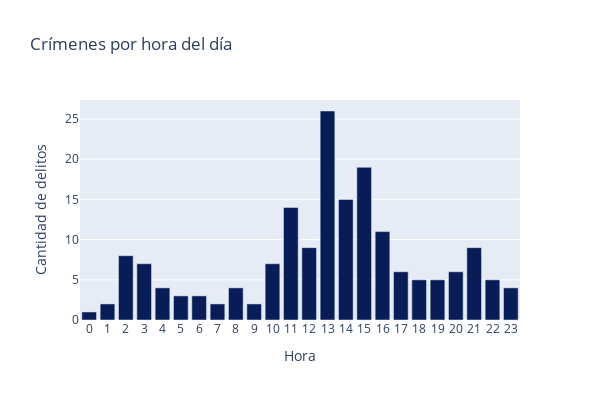

Here is the notebook cell this chart was saved with:
### Markdown cell above
From the below plot, we can analyze what are the crimes frequency per hour of the day

### Code cell
hourly_crimes_df = crimesbyhour(df_crimes).to_frame().reset_index()
hourly_crimes_df.columns.values[1] = "FRECUENCIA"
fig = px.bar(hourly_crimes_df, x="HORA", y="FRECUENCIA", 
             title='Crímenes por hora del día',
             width=600, 
             height=400,
             color_discrete_sequence=px.colors.sequential.YlGnBu_r,
             labels={'FRECUENCIA':'Cantidad de delitos','HORA':'Hora'})
fig.update_xaxes(type='category')
fig.show()

### Figure 1 — Plotly figure (JSON) as saved in the notebook; plotly's stock layout.template omitted (floating-point values rounded to 4 significant figures)
{"data": [{"alignmentgroup": "True", "hovertemplate": "Hora=%{x}<br>Cantidad de delitos=%{y}<extra></extra>", "legendgroup": "", "marker": {"color": "rgb(8,29,88)", "pattern": {"shape": ""}}, "name": "", "offsetgroup": "", "orientation": "v", "showlegend": false, "textposition": "auto", "type": "bar", "x": [0, 1, 2, 3, 4, 5, 6, 7, 8, 9, 10, 11, 12, 13, 14, 15, 16, 17, 18, 19, 20, 21, 22, 23], "xaxis": "x", "y": [1, 2, 8, 7, 4, 3, 3, 2, 4, 2, 7, 14, 9, 26, 15, 19, 11, 6, 5, 5, 6, 9, 5, 4], "yaxis": "y"}], "layout": {"barmode": "relative", "height": 400, "legend": {"tracegroupgap": 0}, "title": {"text": "Crímenes por hora del día"}, "width": 600, "xaxis": {"anchor": "y", "domain": [0, 1], "title": {"text": "Hora"}, "type": "category"}, "yaxis": {"anchor": "x", "domain": [0, 1], "title": {"text": "Cantidad de delitos"}}}}
